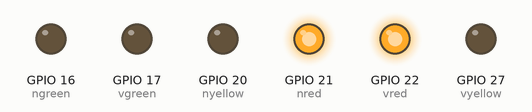
A program run on a simulated Raspberry Pi (BCM pin numbers). Shown: output pins drawn as LEDs (lit = HIGH).

Above: at 1.0 s.
At 2.2 s:
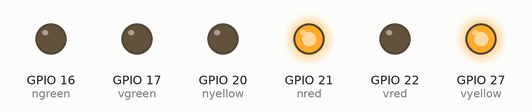
At 3.0 s:
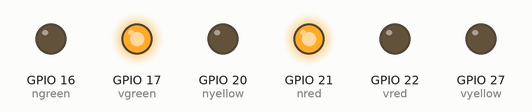
At 4.5 s:
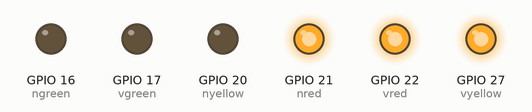
At 6.0 s:
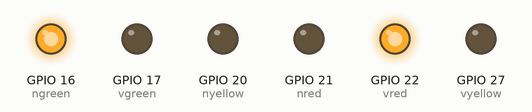
At 7.5 s:
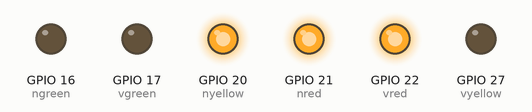
Timing chart, 0 to 10.4 s (numbered marks = the images above):
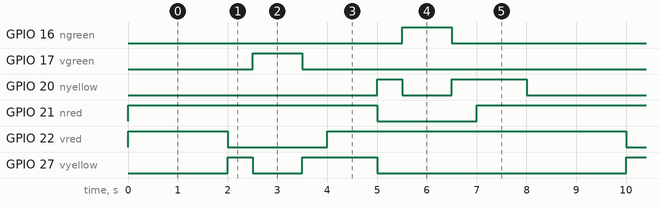

The program:

Lyskryds_statemachine.py
```python
from random import random
from time import sleep
from gpiozero import LED


nred = LED(21)
nyellow = LED(20)
ngreen = LED(16)

vred = LED(22)
vyellow = LED(27)
vgreen = LED(17)

delay1 = 0.5
delay2 = 1
delay3 = 2

def state0():
    nyellow.off()
    nred.on()
    vred.on()
    sleep(delay3)
    return state1

def state1():
    vred.off()
    vyellow.on()
    sleep(delay1)
    vyellow.off()
    vgreen.on()
    sleep(delay2)
    return state2

def state2():
    vgreen.off()
    vyellow.on()
    sleep(delay1)
    vred.on()
    sleep(delay2)
    vyellow.off()
    return state3

def state3():
    vred.on()
    nred.off()
    nyellow.on()
    sleep(delay1)
    return state4

def state4():
    nyellow.off()
    ngreen.on()
    sleep(delay2)
    return state5

def state5():
    ngreen.off()
    nyellow.on()
    sleep(delay1)
    nred.on()
    sleep(delay2)
    return state0


state=state0 #initial state
while state: state=state() #launch statemachine
print("Done with state")
```

Measured:
- by itself, GPIO 16 (ngreen), GPIO 17 (vgreen): alternates HIGH for 1.0 s and LOW for 7.0 s
- by itself, GPIO 20 (nyellow), GPIO 27 (vyellow): repeats every 8.0 s: LOW 1.0 s, HIGH 1.5 s, LOW 5.0 s, HIGH 0.50 s
- by itself, GPIO 21 (nred), GPIO 22 (vred): repeats every 8.0 s: LOW 2.0 s, HIGH 6.0 s
